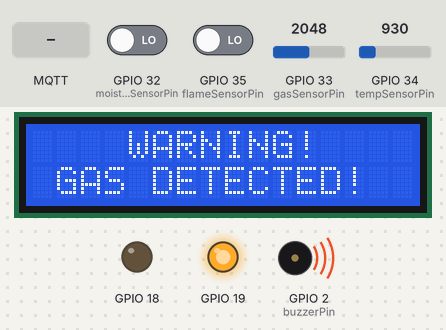
The program below on a simulated ESP32. Parts: 16×2 character LCD, output pins drawn as LEDs (lit = HIGH), buzzer (waves = sounding). The inputs (shaded band) are chosen by the test bench; at power-on: GPIO 33 (gasSensorPin) = 2048, GPIO 32 (moistureSensorPin) LOW, GPIO 35 (flameSensorPin) LOW, GPIO 34 (tempSensorPin) = 930 (analog values on the 0–4095 scale). WiFi joins after 1.5 s; servers stay silent unless stated; no MQTT or app messages arrive unless stated; what the program prints to the serial monitor is not drawn.

Above: at 2.3 s.
2.4 s: GPIO 33 (gasSensorPin) set to 1904
11.5 s: GPIO 33 (gasSensorPin) set to 1815
At 12.8 s:
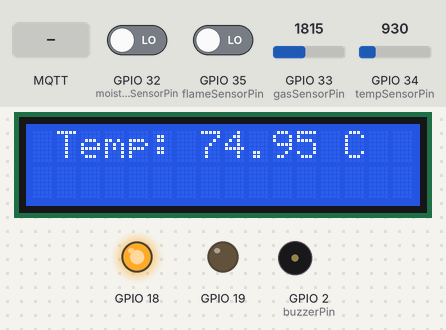
13.1 s: GPIO 32 (moistureSensorPin) driven HIGH
At 13.5 s:
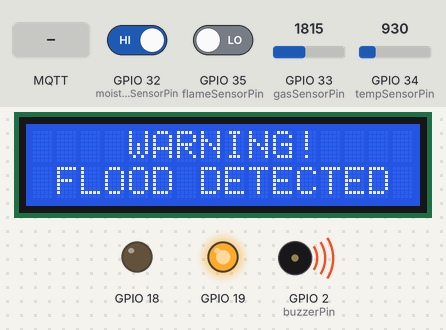
14.6 s: MQTT message "home/buzzer" arrives on the first subscribed topic
At 14.7 s:
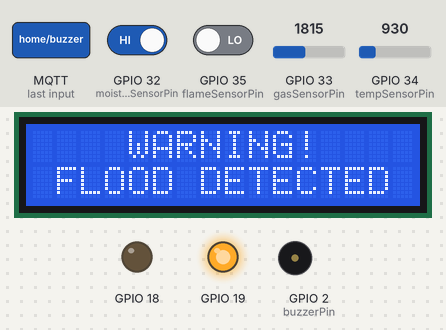
16.2 s: GPIO 35 (flameSensorPin) driven HIGH
At 16.8 s:
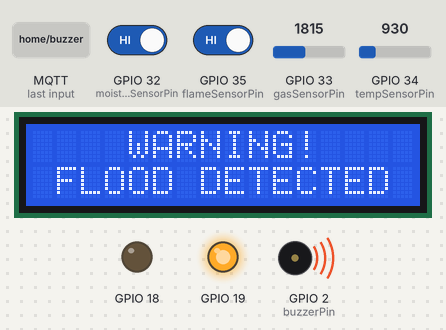
30.2 s: GPIO 32 (moistureSensorPin) driven LOW
At 31.6 s:
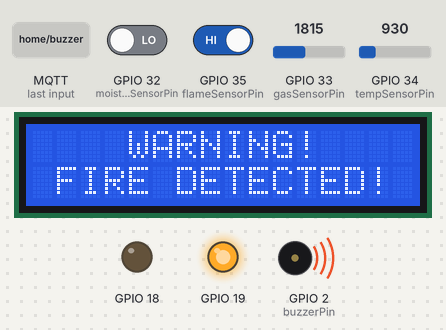
Timing chart, 0 to 32.9 s (numbered marks = the images above; inputs shaded):
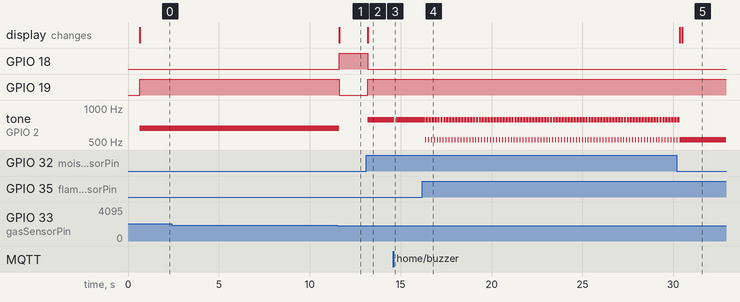

The program:

main.cpp
```cpp
#include <Arduino.h>
#include <Wire.h>
#include <LiquidCrystal_I2C.h>
#include <WiFi.h>
#include <PubSubClient.h>

#define GAS_MIN_VAL 1150
#define GAS_MAX_VAL 3630
#define TEMP_INTERVAL 60000 // 1 minute in milliseconds
#define GAS_INTERVAL 60000  // 1 minute in milliseconds
#define SENSOR_INTERVAL 10000 // 10 seconds in milliseconds
#define ALERT_GAS_THRESHOLD 150
#define BUZZER_DURATION 5000 // 5 seconds in milliseconds

// Sensor pins
const int flameSensorPin = 35;
const int moistureSensorPin = 32;
const int gasSensorPin = 33;
const int tempSensorPin = 34;
const int buzzerPin = 2; // Buzzer pin

// LCD initialization
LiquidCrystal_I2C lcd(0x27, 16, 2);

// WiFi and MQTT
const char* ssid = "IoTPrivate";
const char* password = "iotprivate303";
const char *mqttServer = "ec2-16-171-233-102.eu-north-1.compute.amazonaws.com";
const int mqttPort = 1883;
const char *mqttUser = "";
const char *mqttPassword = "";

WiFiClient espClient;
PubSubClient client(espClient);

TaskHandle_t Task1;
TaskHandle_t Task2;

void setup_wifi();
void reconnect();
void publishMessage(const char *topic, const char *payload);
void publishRetainedMessage(const char *topic, const char *payload);
void Task1code(void *pvParameters);
void Task2code(void *pvParameters);
void sendTemperature();
void sendGasPPM();
int gas_ppm(void);
void callback(char* topic, byte* message, unsigned int length);

// Timer and temperature variables
unsigned long previousMillis = 0;
unsigned long lastTempPublish = 0;
unsigned long lastGasPublish = 0;
unsigned long buzzerStartTime = 0;
bool buzzerActive = false;
float temperature = 0;

// Alert state variables
bool fireAlert = false;
bool floodAlert = false;
bool gasAlert = false;

void setup()
{
  Wire.begin(21, 22);

  lcd.begin(16, 2);
  lcd.init();
  lcd.backlight();

  pinMode(flameSensorPin, INPUT);
  pinMode(moistureSensorPin, INPUT);
  pinMode(gasSensorPin, INPUT);
  pinMode(tempSensorPin, INPUT);
  pinMode(buzzerPin, OUTPUT);
  pinMode(18, OUTPUT);
  pinMode(19, OUTPUT);

  analogReadResolution(12);
  analogSetAttenuation(ADC_11db);

  Serial.begin(115200);

  // Initialize LEDC
  ledcAttachPin(buzzerPin, 0);
  ledcSetup(0, 5000, 8);

  // Create tasks
  xTaskCreatePinnedToCore(
      Task1code, "Task1", 10000, NULL, 1, &Task1, 0);
  delay(500);
  xTaskCreatePinnedToCore(
      Task2code, "Task2", 10000, NULL, 1, &Task2, 1);
  delay(500);
}

void loop()
{
  // Empty loop as tasks are now handling the operations
}

void Task1code(void *pvParameters)
{
  setup_wifi();
  client.setServer(mqttServer, mqttPort);
  client.setCallback(callback);

  for (;;)
  {
    if (!client.connected())
    {
      reconnect();
    }
    client.loop();
    vTaskDelay(10 / portTICK_PERIOD_MS); // Allow other tasks to run
  }
}

void Task2code(void *pvParameters)
{
  unsigned long currentMillis = millis();

  for (;;)
  {
    currentMillis = millis();

    int flameSensorValue = digitalRead(flameSensorPin);
    int moistureSensorValue = digitalRead(moistureSensorPin);
    int gasSensorValue = analogRead(gasSensorPin);

    // Update temperature reading every SENSOR_INTERVAL milliseconds
    if (currentMillis - previousMillis >= SENSOR_INTERVAL)
    {
      previousMillis = currentMillis;
      int tempSensorValue = analogRead(tempSensorPin);
      // Convert the ADC value to voltage
      float voltage = tempSensorValue * (3.3 / 4095.0);

      // Convert voltage to temperature in Celsius for TMP36
      temperature = voltage * 100.0;

      Serial.print("Temperature: ");
      Serial.print(temperature);
      Serial.println(" C");

      if (currentMillis - lastTempPublish >= TEMP_INTERVAL)
      {
        lastTempPublish = currentMillis;
        sendTemperature();
      }
    }

    // Send gas sensor value every GAS_INTERVAL milliseconds
    if (currentMillis - lastGasPublish >= GAS_INTERVAL)
    {
      lastGasPublish = currentMillis;
      sendGasPPM();
    }

    // Handle fire alert
    if (flameSensorValue == HIGH)
    {
      fireAlert = true;
      lcd.setCursor(0, 0);
      lcd.print("    WARNING!    ");
      lcd.setCursor(0, 1);
      lcd.print(" FIRE DETECTED! ");
      digitalWrite(19, HIGH);
      digitalWrite(18, LOW);
      ledcWriteTone(0, 523);
      publishMessage("home/fire", "FIRE DETECTED");
    }
    else if (fireAlert)
    {
      fireAlert = false;
      lcd.clear();
      publishMessage("home/fire", "FIRE CLEARED");
      sendTemperature();
    }

    // Handle flood alert
    if (moistureSensorValue == HIGH)
    {
      floodAlert = true;
      lcd.setCursor(0, 0);
      lcd.print("    WARNING!    ");
      lcd.setCursor(0, 1);
      lcd.print(" FLOOD DETECTED ");
      digitalWrite(19, HIGH);
      digitalWrite(18, LOW);
      ledcWriteTone(0, 784);
      publishMessage("home/flood", "FLOOD DETECTED");
    }
    else if (floodAlert)
    {
      floodAlert = false;
      lcd.clear();
      publishMessage("home/flood", "FLOOD CLEARED");
      sendTemperature();
    }

    int gasval = gas_ppm();
    Serial.printf("Gas Concentration: %d ppm\n", gasval);

    // Handle gas alert
    if (gasval > ALERT_GAS_THRESHOLD)
    {
      gasAlert = true;
      lcd.setCursor(0, 0);
      lcd.print("    WARNING!    ");
      lcd.setCursor(0, 1);
      lcd.print(" GAS DETECTED!  ");
      digitalWrite(19, HIGH);
      digitalWrite(18, LOW);
      ledcWriteTone(0, 659);
      publishMessage("home/gas", "GAS DETECTED");
    }
    else if (gasAlert)
    {
      gasAlert = false;
      lcd.clear();
      publishMessage("home/gas", "GAS CLEARED");
      sendTemperature();
    }

    // Display temperature when no alerts are active
    if (!fireAlert && !floodAlert && !gasAlert)
    {
      lcd.setCursor(0, 0);
      lcd.print(" Temp: ");
      lcd.print(temperature);
      lcd.print(" C");
      lcd.setCursor(0, 1);
      lcd.print("                ");
      digitalWrite(18, HIGH);
      digitalWrite(19, LOW);
      ledcWriteTone(0, 0);
    }

    // Handle buzzer activation
    if (buzzerActive && (currentMillis - buzzerStartTime >= BUZZER_DURATION))
    {
      ledcWriteTone(0, 0);
      buzzerActive = false;
    }

    vTaskDelay(100 / portTICK_PERIOD_MS);
  }
}

void sendTemperature()
{
  char tempStr[8];
  dtostrf(temperature, 1, 2, tempStr);
  Serial.println("Temperature");
  Serial.print(temperature);
  publishMessage("home/temperature", tempStr);
}

void sendGasPPM()
{
  int gasVal = gas_ppm();
  char gasStr[8];
  itoa(gasVal, gasStr, 10);
  Serial.println("Gas PPM");
  Serial.print(gasVal);
  publishRetainedMessage("home/gasppm", gasStr);
}

int gas_ppm(void)
{
  int gasVal = analogRead(gasSensorPin);

  gasVal = gasVal - GAS_MIN_VAL;

  if (gasVal < 0){
    gasVal = 0;
  }

  float coeff = (float)(GAS_MAX_VAL - GAS_MIN_VAL) / 490;

  gasVal = gasVal / (int)coeff;

  gasVal = gasVal + 10;

  return gasVal;
}

void setup_wifi()
{
  delay(10);
  Serial.println();
  Serial.print("Connecting to ");
  Serial.println(ssid);

  WiFi.begin(ssid, password);

  int retries = 0;
  const int maxRetries = 30;

  while (WiFi.status() != WL_CONNECTED && retries < maxRetries)
  {
    delay(500);
    Serial.print(".");
    retries++;
  }

  if (WiFi.status() == WL_CONNECTED)
  {
    Serial.println("");
    Serial.println("WiFi connected");
    Serial.println("IP address: ");
    Serial.println(WiFi.localIP());
  }
  else
  {
    Serial.println("");
    Serial.println("Failed to connect to WiFi");
  }
}

void reconnect()
{
  while (!client.connected())
  {
    Serial.print("Attempting MQTT connection...");
    if (client.connect("ESP32Client", mqttUser, mqttPassword))
    {
      Serial.println("connected");
      client.subscribe("home/buzzer"); // Subscribe to the buzzer topic
    }
    else
    {
      Serial.print("failed, rc=");
      Serial.print(client.state());
      Serial.println(" try again in 5 seconds");
      delay(5000);
    }
  }
}

void publishMessage(const char *topic, const char *payload)
{
  if (!client.connected())
  {
    reconnect();
  }
  client.publish(topic, payload);
}

void publishRetainedMessage(const char *topic, const char *payload)
{
  if (!client.connected())
  {
    reconnect();
  }
  client.publish(topic, payload, true);
}

void callback(char* topic, byte* message, unsigned int length)
{
  String receivedMessage;
  for (unsigned int i = 0; i < length; i++)
  {
    receivedMessage += (char)message[i];
  }
  Serial.print("Message arrived on topic: ");
  Serial.print(topic);
  Serial.print(". Message: ");
  Serial.println(receivedMessage);

  if (String(topic) == "home/buzzer")
  {
    buzzerStartTime = millis();
    buzzerActive = true;
    ledcWriteTone(0, 1000); // Activate buzzer at 1 kHz
    Serial.println("Buzzer activated for 2 seconds");
  }
}
```

Measured:
- the behaviour switches between 1855 and 1854 on GPIO 33 (gasSensorPin) (found by bisection; images 0 and 1)
- after the input at 2.4 s, every drawn part: stays the same
- after the input at 11.5 s, GPIO 18: LOW → HIGH after 0.13 s; GPIO 19: HIGH → LOW after 0.13 s; tone on GPIO 2 (buzzerPin): 659 Hz → silent after 0.13 s; the display: changes after 0.13 s (image 1)
- after the input at 13.1 s, GPIO 18: HIGH → LOW after 0.08 s; GPIO 19: LOW → HIGH after 0.08 s; tone on GPIO 2 (buzzerPin): silent → 784 Hz after 0.08 s; the display: changes after 0.08 s (image 2)
- after the input at 14.6 s, tone on GPIO 2 (buzzerPin): 784 Hz → silent at once, → 784 Hz 0.13 s later
- after the input at 16.2 s, tone on GPIO 2 (buzzerPin): alternates 784 Hz for 0.13 s and 523 Hz for 0.03 s, starting after 0.15 s
- after the input at 30.2 s, tone on GPIO 2 (buzzerPin): goes on until 30.4 s, then stays 523 Hz; the display: first changes after 0.16 s (image 5 shows a later state)
